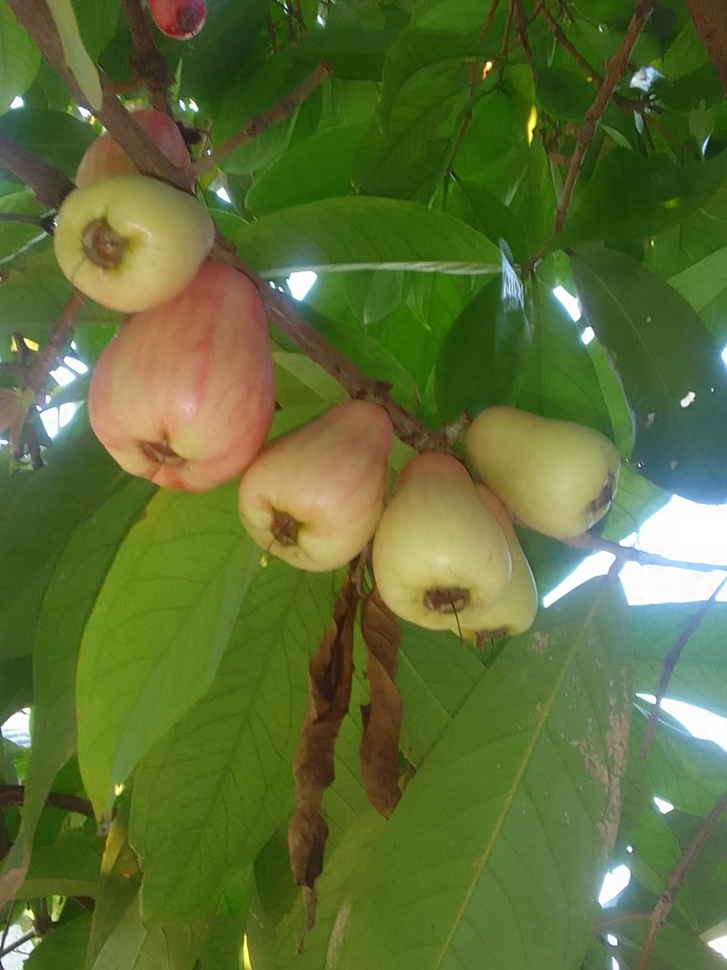
#> input picture buah.jpg, 727 x 970 px, shrunk from 960 x 1280 before the run
$ jupyter execute 'Deteksi Daun.ipynb'
#> lines starting #> are read from the running program, lines starting #| are printed output that depends on the picture; after the words box and inside, x2 and y2 are one past the last pixel; in counts of white or black regions, pixels touching at a corner belong together
## Siti Kaila Nazarini
## 202231016

## Import Library

[cell 1]
import cv2
import numpy as np
from matplotlib import pyplot as plt

## Memuat gambar

[cell 2]
path_image = 'buah.jpg'
img = cv2.imread(path_image)
#> img is the input picture: shape (970, 727, 3); mean B, G, R 54.1, 109.7, 92.9
image_rgb = cv2.cvtColor(img, cv2.COLOR_BGR2RGB)

## Konversi ke HSV

[cell 3]
hsv = cv2.cvtColor(img, cv2.COLOR_BGR2HSV)
#> hsv: shape (970, 727, 3); mean H, S, V 41.8, 153.5, 116

## Rentang warna buah

[cell 4]
lower_frt = np.array([0, 50, 50])
upper_frt = np.array([30, 255, 255])
mask_frt = cv2.inRange(hsv, lower_frt, upper_frt)
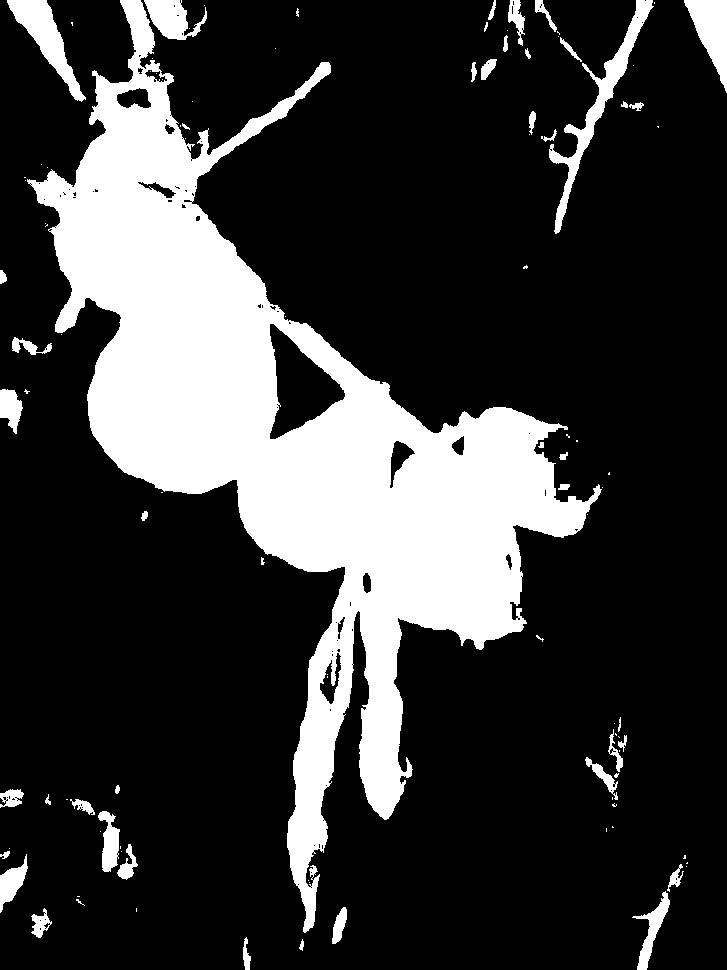
#> mask_frt: shape (970, 727); 22.2% white; 105 white regions (60 under 20 px), largest, box (x1, y1, x2, y2) and area: (27, 0, 602, 933) 139660, (549, 0, 654, 234) 3240, (7, 0, 86, 102) 2473

## Rentang warna daun

[cell 5]
lower_leaf = np.array([30, 40, 40])
upper_leaf = np.array([90, 255, 255])
mask_leaf = cv2.inRange(hsv, lower_leaf, upper_leaf)
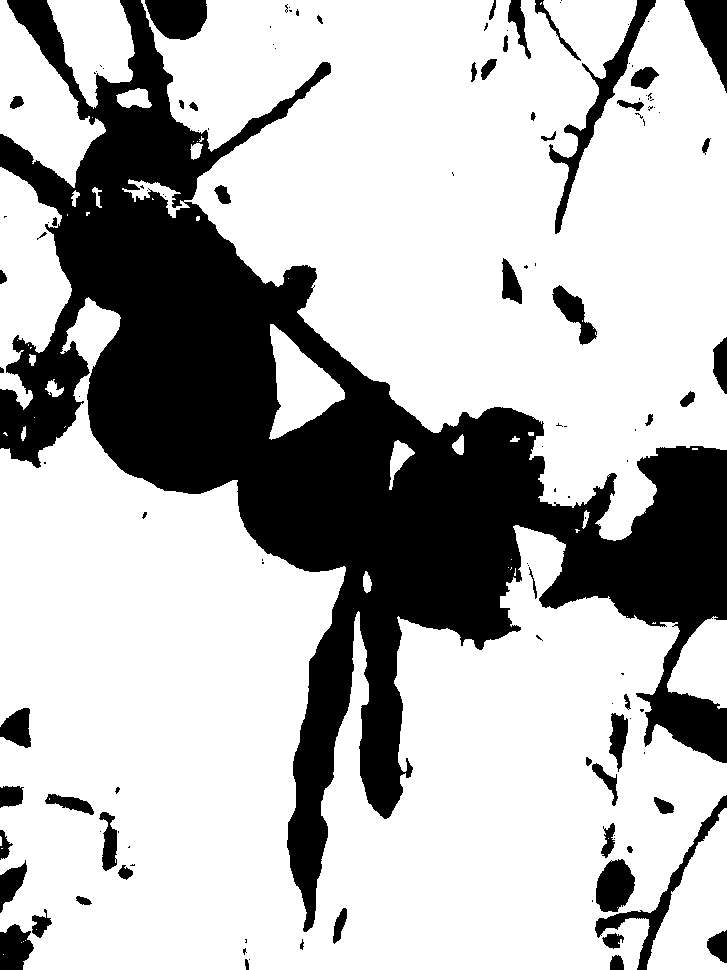
#> mask_leaf: shape (970, 727); 71.5% white; 127 black regions (70 under 20 px), largest, box (x1, y1, x2, y2) and area: (0, 0, 727, 932) 176950, (549, 0, 656, 234) 3194, (595, 795, 727, 970) 2256

## Mask untuk buah dan daun

[cell 6]
frt_just = cv2.bitwise_and(img, img, mask=mask_frt)
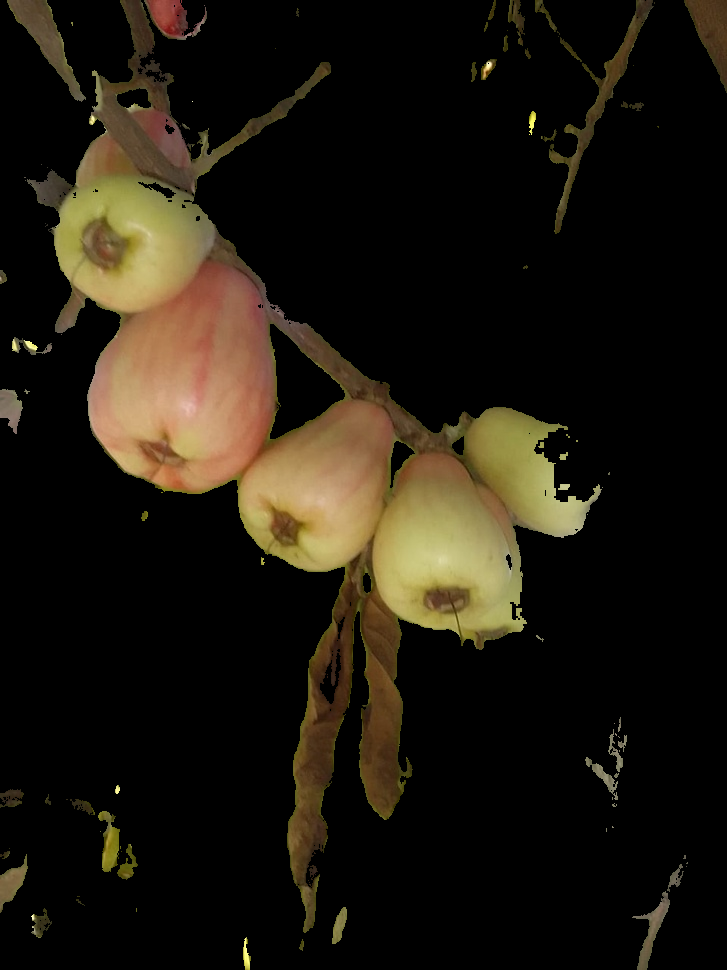
#> frt_just: shape (970, 727, 3); mean B, G, R 15, 24.9, 30.6
leaf_just = cv2.bitwise_and(img, img, mask=mask_leaf)
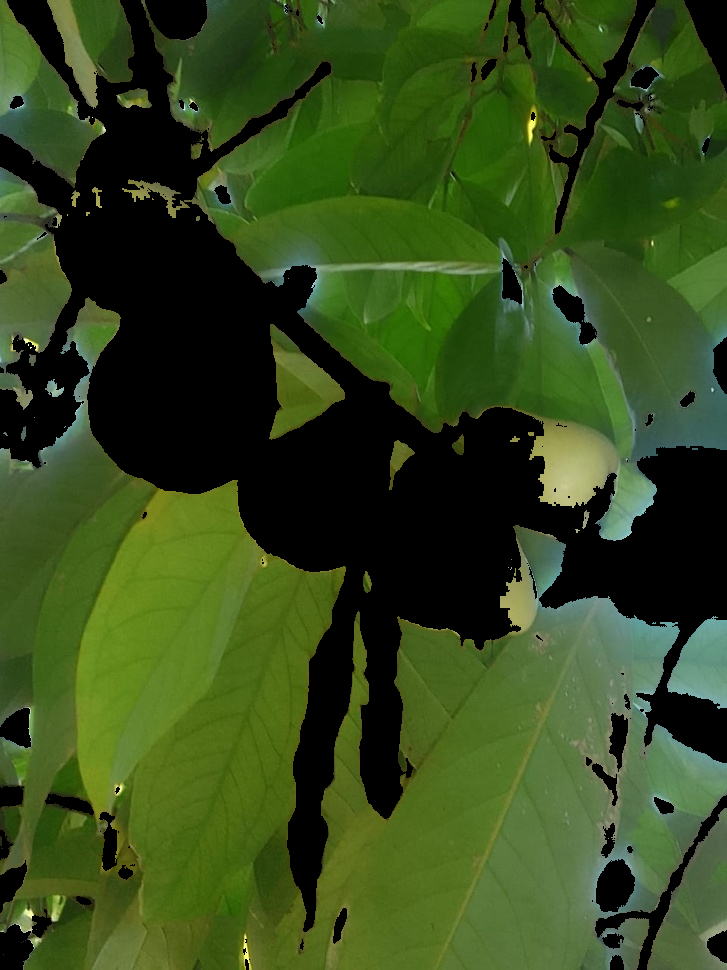
#> leaf_just: shape (970, 727, 3); mean B, G, R 27.3, 73.7, 52.2

## Menampilkan hasil

[cell 7]
fig, axs = plt.subplots(2, 2, figsize=(12, 8))

axs[0, 0].imshow(image_rgb)
axs[0, 0].set_title('Gambar Asli')
axs[0, 0].axis('on')

axs[0, 1].imshow(mask_frt, cmap='gray')
axs[0, 1].set_title('Mask Buah')
axs[0, 1].axis('on')

axs[1, 0].imshow(cv2.cvtColor(frt_just, cv2.COLOR_BGR2RGB))
axs[1, 0].set_title('Segmentasi Buah')
axs[1, 0].axis('on')

axs[1, 1].imshow(cv2.cvtColor(leaf_just, cv2.COLOR_BGR2RGB))
axs[1, 1].set_title('Segmentasi Daun')
axs[1, 1].axis('on')

plt.tight_layout()
plt.show()
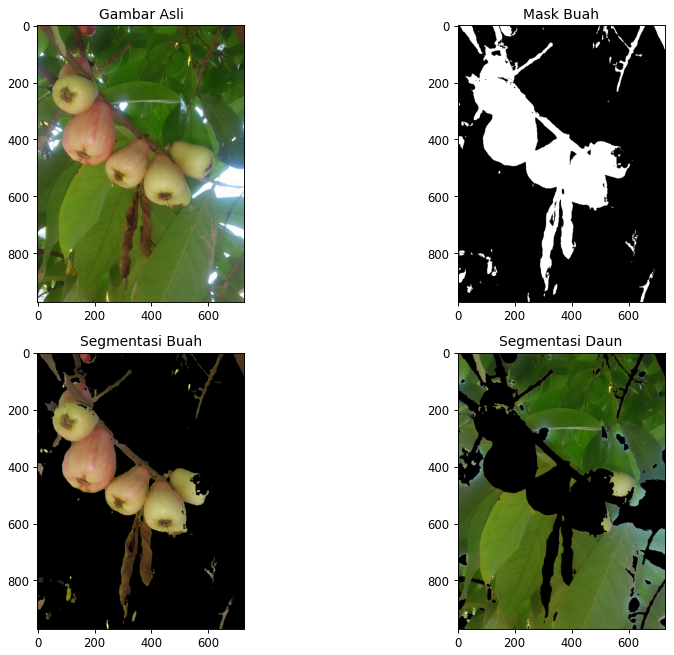
#> figure drawn by matplotlib, 4 panels
